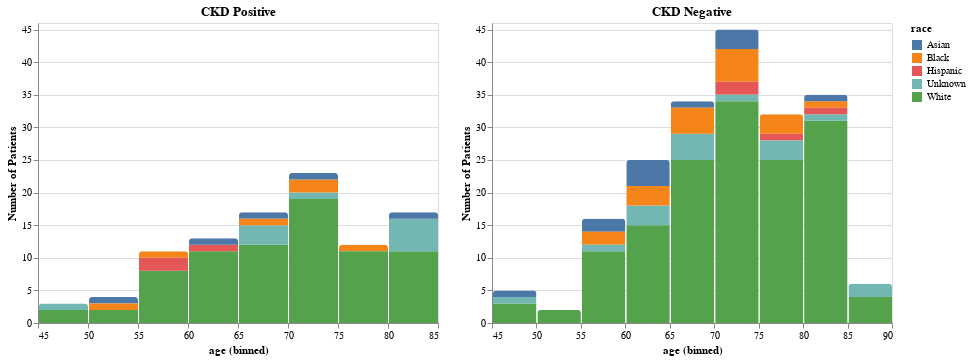

Source (notebook cell):
### Markdown cell above
Just looking at outcomes (Stage_Progress), there are more patients who do not have chronic kidney disease (CKD) compared to patients who have CKD.

### Code cell
positive = alt.Chart(demo_stage.loc[demo_stage['Stage_Progress'] == True], title="CKD Positive").mark_bar(
    cornerRadiusTopLeft=3,
    cornerRadiusTopRight=3
).encode(
    x=alt.X('age:Q', bin=True),
    y=alt.Y('count():Q', scale=alt.Scale(
        domain=(0, 46)), title='Number of Patients'),
    color='race:N'
)
negative = alt.Chart(demo_stage.loc[demo_stage['Stage_Progress'] == 0], title="CKD Negative").mark_bar(
    cornerRadiusTopLeft=3,
    cornerRadiusTopRight=3
).encode(
    x=alt.X('age:Q', bin=True),
    y=alt.Y('count():Q', scale=alt.Scale(
        domain=(0, 46)), title='Number of Patients'),
    color='race:N'
)

positive | negative

### Figure 1 — Vega-Lite specification as saved in the notebook (floating-point values rounded to 4 significant figures; data arrays with more than 128 entries replaced by an {"elided": "..."} marker saying what was removed)
{"config": {"view": {"continuousWidth": 400, "continuousHeight": 300}}, "hconcat": [{"data": {"name": "data-0d748379592072efa8578b8320e0ac3c"}, "mark": {"type": "bar", "cornerRadiusTopLeft": 3, "cornerRadiusTopRight": 3}, "encoding": {"color": {"type": "nominal", "field": "race"}, "x": {"type": "quantitative", "bin": true, "field": "age"}, "y": {"type": "quantitative", "aggregate": "count", "scale": {"domain": [0, 46]}, "title": "Number of Patients"}}, "title": "CKD Positive"}, {"data": {"name": "data-4cb7fe2c1077fe441450d323583f12f8"}, "mark": {"type": "bar", "cornerRadiusTopLeft": 3, "cornerRadiusTopRight": 3}, "encoding": {"color": {"type": "nominal", "field": "race"}, "x": {"type": "quantitative", "bin": true, "field": "age"}, "y": {"type": "quantitative", "aggregate": "count", "scale": {"domain": [0, 46]}, "title": "Number of Patients"}}, "title": "CKD Negative"}], "$schema": "https://vega.github.io/schema/vega-lite/v4.8.1.json", "datasets": {"data-0d748379592072efa8578b8320e0ac3c": [{"id": 0, "race": "Unknown", "gender": "Male", "age": 70, "Stage_Progress": true}, {"id": 2, "race": "White", "gender": "Female", "age": 57, "Stage_Progress": true}, {"id": 4, "race": "White", "gender": "Female", "age": 50, "Stage_Progress": true}, {"id": 8, "race": "White", "gender": "Female", "age": 68, "Stage_Progress": true}, {"id": 10, "race": "White", "gender": "Male", "age": 66, "Stage_Progress": true}, {"id": 11, "race": "White", "gender": "Female", "age": 71, "Stage_Progress": true}, {"id": 15, "race": "White", "gender": "Male", "age": 84, "Stage_Progress": true}, {"id": 17, "race": "Black", "gender": "Female", "age": 79, "Stage_Progress": true}, {"id": 18, "race": "White", "gender": "Female", "age": 67, "Stage_Progress": true}, {"id": 19, "race": "White", "gender": "Male", "age": 64, "Stage_Progress": true}, {"id": 25, "race": "White", "gender": "Female", "age": 63, "Stage_Progress": true}, {"id": 27, "race": "White", "gender": "Male", "age": 78, "Stage_Progress": true}, {"id": 30, "race": "Unknown", "gender": "Female", "age": 84, "Stage_Progress": true}, {"id": 31, "race": "White", "gender": "Female", "age": 64, "Stage_Progress": true}, {"id": 32, "race": "Black", "gender": "Male", "age": 71, "Stage_Progress": true}, {"id": 33, "race": "White", "gender": "Female", "age": 80, "Stage_Progress": true}, {"id": 39, "race": "Black", "gender": "Male", "age": 58, "Stage_Progress": true}, {"id": 42, "race": "White", "gender": "Male", "age": 74, "Stage_Progress": true}, {"id": 43, "race": "White", "gender": "Female", "age": 69, "Stage_Progress": true}, {"id": 44, "race": "White", "gender": "Female", "age": 76, "Stage_Progress": true}, {"id": 45, "race": "Asian", "gender": "Female", "age": 70, "Stage_Progress": true}, {"id": 48, "race": "White", "gender": "Female", "age": 77, "Stage_Progress": true}, {"id": 50, "race": "White", "gender": "Male", "age": 73, "Stage_Progress": true}, {"id": 57, "race": "White", "gender": "Male", "age": 67, "Stage_Progress": true}, {"id": 58, "race": "White", "gender": "Male", "age": 79, "Stage_Progress": true}, {"id": 65, "race": "White", "gender": "Female", "age": 54, "Stage_Progress": true}, {"id": 70, "race": "White", "gender": "Male", "age": 79, "Stage_Progress": true}, {"id": 72, "race": "White", "gender": "Male", "age": 81, "Stage_Progress": true}, {"id": 74, "race": "Asian", "gender": "Female", "age": 68, "Stage_Progress": true}, {"id": 81, "race": "White", "gender": "Male", "age": 63, "Stage_Progress": true}, {"id": 85, "race": "Hispanic", "gender": "Male", "age": 58, "Stage_Progress": true}, {"id": 86, "race": "White", "gender": "Male", "age": 48, "Stage_Progress": true}, {"id": 87, "race": "White", "gender": "Female", "age": 84, "Stage_Progress": true}, {"id": 88, "race": "Unknown", "gender": "Male", "age": 66, "Stage_Progress": true}, {"id": 89, "race": "White", "gender": "Female", "age": 77, "Stage_Progress": true}, {"id": 97, "race": "White", "gender": "Male", "age": 59, "Stage_Progress": true}, {"id": 101, "race": "White", "gender": "Female", "age": 65, "Stage_Progress": true}, {"id": 103, "race": "White", "gender": "Female", "age": 84, "Stage_Progress": true}, {"id": 104, "race": "White", "gender": "Male", "age": 57, "Stage_Progress": true}, {"id": 106, "race": "Asian", "gender": "Male", "age": 52, "Stage_Progress": true}, {"id": 109, "race": "White", "gender": "Female", "age": 68, "Stage_Progress": true}, {"id": 110, "race": "Unknown", "gender": "Male", "age": 85, "Stage_Progress": true}, {"id": 113, "race": "White", "gender": "Male", "age": 80, "Stage_Progress": true}, {"id": 117, "race": "White", "gender": "Female", "age": 73, "Stage_Progress": true}, {"id": 118, "race": "Hispanic", "gender": "Female", "age": 61, "Stage_Progress": true}, {"id": 119, "race": "White", "gender": "Female", "age": 77, "Stage_Progress": true}, {"id": 122, "race": "White", "gender": "Female", "age": 66, "Stage_Progress": true}, {"id": 127, "race": "White", "gender": "Female", "age": 55, "Stage_Progress": true}, {"id": 129, "race": "Black", "gender": "Male", "age": 72, "Stage_Progress": true}, {"id": 130, "race": "White", "gender": "Male", "age": 61, "Stage_Progress": true}, {"id": 139, "race": "White", "gender": "Female", "age": 79, "Stage_Progress": true}, {"id": 142, "race": "White", "gender": "Male", "age": 84, "Stage_Progress": true}, {"id": 145, "race": "White", "gender": "Male", "age": 64, "Stage_Progress": true}, {"id": 146, "race": "White", "gender": "Male", "age": 74, "Stage_Progress": true}, {"id": 154, "race": "White", "gender": "Female", "age": 70, "Stage_Progress": true}, {"id": 155, "race": "White", "gender": "Male", "age": 71, "Stage_Progress": true}, {"id": 159, "race": "White", "gender": "Male", "age": 64, "Stage_Progress": true}, {"id": 160, "race": "White", "gender": "Female", "age": 70, "Stage_Progress": true}, {"id": 163, "race": "White", "gender": "Male", "age": 61, "Stage_Progress": true}, {"id": 165, "race": "White", "gender": "Male", "age": 76, "Stage_Progress": true}, {"id": 176, "race": "White", "gender": "Male", "age": 71, "Stage_Progress": true}, {"id": 177, "race": "White", "gender": "Male", "age": 63, "Stage_Progress": true}, {"id": 178, "race": "White", "gender": "Female", "age": 81, "Stage_Progress": true}, {"id": 182, "race": "White", "gender": "Male", "age": 67, "Stage_Progress": true}, {"id": 183, "race": "White", "gender": "Female", "age": 56, "Stage_Progress": true}, {"id": 189, "race": "White", "gender": "Female", "age": 64, "Stage_Progress": true}, {"id": 194, "race": "Unknown", "gender": "Male", "age": 67, "Stage_Progress": true}, {"id": 197, "race": "Black", "gender": "Male", "age": 69, "Stage_Progress": true}, {"id": 200, "race": "White", "gender": "Female", "age": 74, "Stage_Progress": true}, {"id": 201, "race": "White", "gender": "Male", "age": 83, "Stage_Progress": true}, {"id": 207, "race": "Unknown", "gender": "Male", "age": 66, "Stage_Progress": true}, {"id": 208, "race": "White", "gender": "Male", "age": 47, "Stage_Progress": true}, {"id": 209, "race": "White", "gender": "Male", "age": 68, "Stage_Progress": true}, {"id": 210, "race": "White", "gender": "Male", "age": 56, "Stage_Progress": true}, {"id": 218, "race": "Hispanic", "gender": "Female", "age": 58, "Stage_Progress": true}, {"id": 221, "race": "White", "gender": "Male", "age": 57, "Stage_Progress": true}, {"id": 222, "race": "Asian", "gender": "Male", "age": 63, "Stage_Progress": true}, {"id": 228, "race": "White", "gender": "Male", "age": 84, "Stage_Progress": true}, {"id": 231, "race": "Unknown", "gender": "Male", "age": 80, "Stage_Progress": true}, {"id": 234, "race": "White", "gender": "Male", "age": 84, "Stage_Progress": true}, {"id": 237, "race": "White", "gender": "Male", "age": 74, "Stage_Progress": true}, {"id": 243, "race": "Unknown", "gender": "Female", "age": 46, "Stage_Progress": true}, {"id": 245, "race": "White", "gender": "Female", "age": 61, "Stage_Progress": true}, {"id": 251, "race": "White", "gender": "Male", "age": 70, "Stage_Progress": true}, {"id": 256, "race": "White", "gender": "Male", "age": 66, "Stage_Progress": true}, {"id": 257, "race": "White", "gender": "Male", "age": 74, "Stage_Progress": true}, {"id": 259, "race": "White", "gender": "Male", "age": 66, "Stage_Progress": true}, {"id": 260, "race": "White", "gender": "Female", "age": 79, "Stage_Progress": true}, {"id": 261, "race": "Asian", "gender": "Female", "age": 80, "Stage_Progress": true}, {"id": 263, "race": "White", "gender": "Female", "age": 73, "Stage_Progress": true}, {"id": 267, "race": "White", "gender": "Male", "age": 71, "Stage_Progress": true}, {"id": 269, "race": "White", "gender": "Female", "age": 72, "Stage_Progress": true}, {"id": 271, "race": "White", "gender": "Male", "age": 55, "Stage_Progress": true}, {"id": 280, "race": "Unknown", "gender": "Female", "age": 84, "Stage_Progress": true}, {"id": 281, "race": "Black", "gender": "Male", "age": 51, "Stage_Progress": true}, {"id": 284, "race": "White", "gender": "Female", "age": 71, "Stage_Progress": true}, {"id": 288, "race": "White", "gender": "Male", "age": 74, "Stage_Progress": true}, {"id": 292, "race": "White", "gender": "Female", "age": 73, "Stage_Progress": true}, {"id": 295, "race": "White", "gender": "Female", "age": 79, "Stage_Progress": true}, {"id": 297, "race": "Unknown", "gender": "Male", "age": 80, "Stage_Progress": true}], "data-4cb7fe2c1077fe441450d323583f12f8": {"elided": "200 records"}}}
